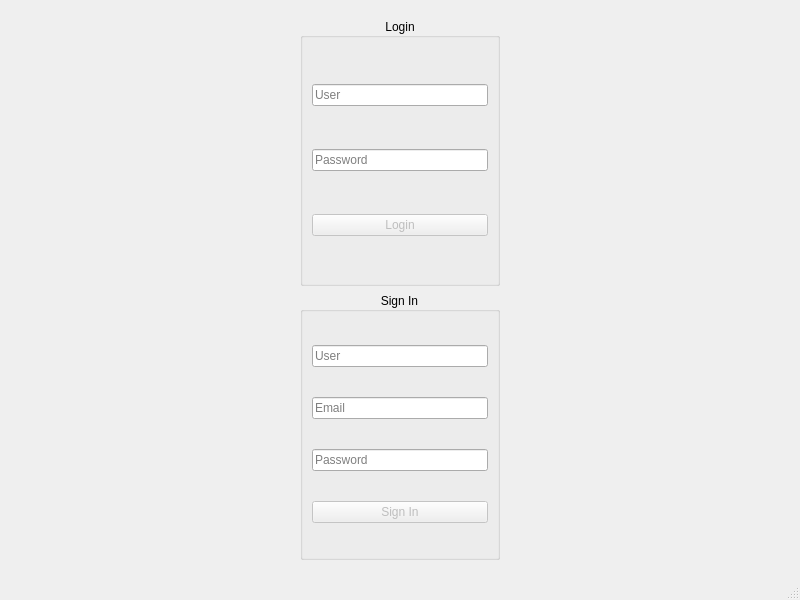
<?xml version="1.0" encoding="UTF-8"?>
<ui version="4.0">
 <class>MainWindow</class>
 <widget class="QMainWindow" name="MainWindow">
  <property name="geometry">
   <rect>
    <x>0</x>
    <y>0</y>
    <width>800</width>
    <height>600</height>
   </rect>
  </property>
  <property name="windowTitle">
   <string>LERMA</string>
  </property>
  <widget class="QWidget" name="centralwidget">
   <layout class="QGridLayout" name="gridLayout">
    <item row="0" column="0">
     <widget class="QStackedWidget" name="viewSW">
      <widget class="QWidget" name="page">
       <layout class="QGridLayout" name="gridLayout_2">
        <item row="0" column="0">
         <widget class="QGroupBox" name="loginGB">
          <property name="maximumSize">
           <size>
            <width>200</width>
            <height>16777215</height>
           </size>
          </property>
          <property name="title">
           <string>Login</string>
          </property>
          <property name="alignment">
           <set>Qt::AlignCenter</set>
          </property>
          <layout class="QGridLayout" name="gridLayout_3">
           <item row="0" column="0">
            <widget class="QLineEdit" name="usernameLE">
             <property name="placeholderText">
              <string>User</string>
             </property>
            </widget>
           </item>
           <item row="1" column="0">
            <widget class="QLineEdit" name="passwordLE">
             <property name="text">
              <string/>
             </property>
             <property name="echoMode">
              <enum>QLineEdit::Password</enum>
             </property>
             <property name="placeholderText">
              <string>Password</string>
             </property>
            </widget>
           </item>
           <item row="2" column="0">
            <widget class="QPushButton" name="loginPB">
             <property name="enabled">
              <bool>false</bool>
             </property>
             <property name="text">
              <string>Login</string>
             </property>
            </widget>
           </item>
          </layout>
         </widget>
        </item>
        <item row="1" column="0">
         <widget class="QGroupBox" name="signInGB">
          <property name="maximumSize">
           <size>
            <width>200</width>
            <height>16777215</height>
           </size>
          </property>
          <property name="title">
           <string>Sign In</string>
          </property>
          <property name="alignment">
           <set>Qt::AlignCenter</set>
          </property>
          <layout class="QGridLayout" name="gridLayout_4">
           <item row="0" column="0">
            <widget class="QLineEdit" name="newUserLE">
             <property name="placeholderText">
              <string>User</string>
             </property>
            </widget>
           </item>
           <item row="1" column="0">
            <widget class="QLineEdit" name="emailLE">
             <property name="placeholderText">
              <string>Email</string>
             </property>
            </widget>
           </item>
           <item row="2" column="0">
            <widget class="QLineEdit" name="newPasswordLE">
             <property name="echoMode">
              <enum>QLineEdit::Password</enum>
             </property>
             <property name="placeholderText">
              <string>Password</string>
             </property>
            </widget>
           </item>
           <item row="3" column="0">
            <widget class="QPushButton" name="signInPB">
             <property name="enabled">
              <bool>false</bool>
             </property>
             <property name="text">
              <string>Sign In</string>
             </property>
            </widget>
           </item>
          </layout>
         </widget>
        </item>
       </layout>
      </widget>
      <widget class="QWidget" name="page_2"/>
     </widget>
    </item>
   </layout>
  </widget>
  <widget class="QMenuBar" name="menubar">
   <property name="geometry">
    <rect>
     <x>0</x>
     <y>0</y>
     <width>800</width>
     <height>26</height>
    </rect>
   </property>
  </widget>
  <widget class="QStatusBar" name="statusbar"/>
 </widget>
 <resources/>
 <connections/>
</ui>
